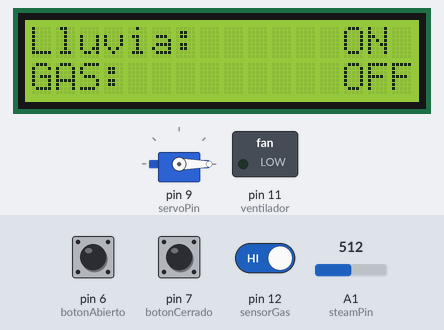
A sketch run on a simulated Arduino Uno, built with avr-gcc and run on an emulated ATmega328P. Parts: 16×2 character LCD, servo, switched loads named in the sketch (green lamp = pin HIGH). Dashed ring = blinking. Inputs (shaded band) come from the test bench; at power-on: pin 12 (sensorGas) HIGH, A1 (steamPin) = 512, pin 7 (botonCerrado) HIGH, pin 6 (botonAbierto) HIGH.

Above: at 1.2 s.
1.3 s: pin 12 (sensorGas) driven LOW
At 2.0 s:
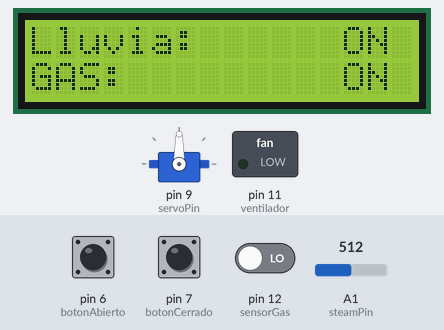
4.4 s: A1 (steamPin) set to 490
At 5.6 s:
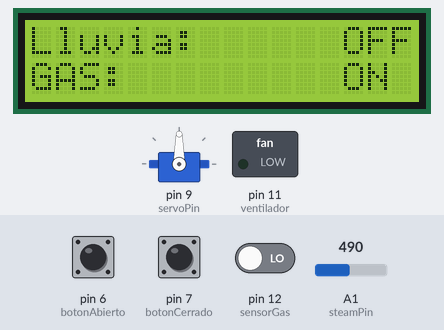
7.5 s: pin 12 (sensorGas) driven HIGH
At 8.6 s:
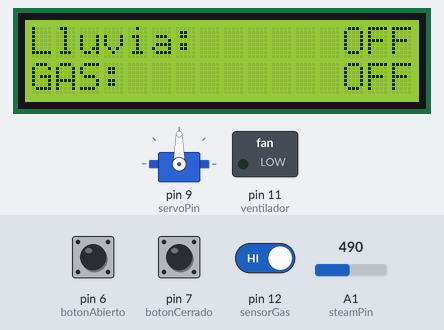
9.3 s: pin 7 (botonCerrado) pulled LOW for 0.3 s
At 10.6 s:
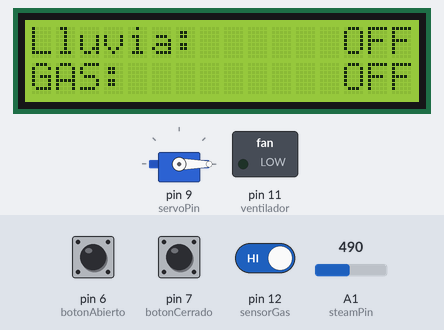
11.1 s: pin 6 (botonAbierto) pulled LOW for 1 s
At 13.0 s:
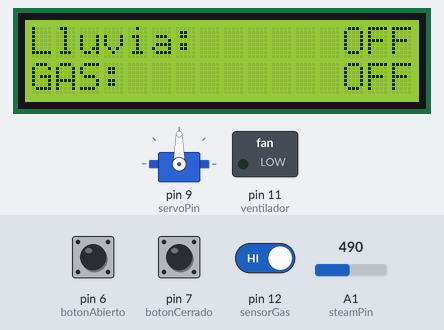
13.6 s: pin 7 (botonCerrado) pulled LOW for 1 s
At 15.0 s:
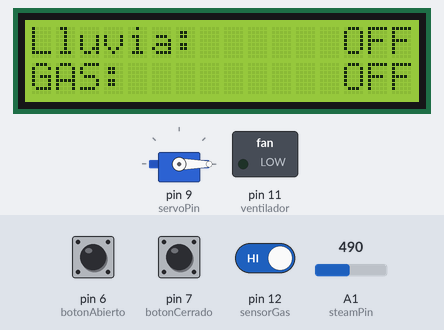
Timing chart, 0 to 16.6 s (numbered marks = the images above; inputs shaded):
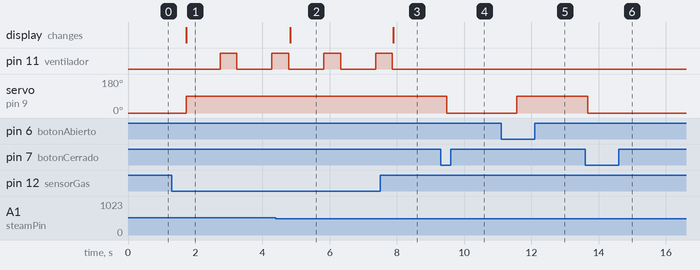

The sketch:

practica6sya.ino
```cpp
//Librerias
#include<Wire.h>
#include<Servo.h>
#include<LiquidCrystal_I2C.h>
LiquidCrystal_I2C lcd(0x27,16,2);
Servo ventana;
//constantes
const int servoPin = 9;
const int steamPin = A1;
const int UMBRAL = 500;
const int sensorGas = 12;
const int botonAbierto = 6;
const int botonCerrado = 7;
const int ventilador = 11;
//variables
float temp = 0;
int estadoVentana = 0;
void setup() {
  lcd.init();
  lcd.backlight();
  pinMode(sensorGas,INPUT);
  pinMode(ventilador,OUTPUT);
  pinMode(botonAbierto, INPUT_PULLUP);
  pinMode(botonCerrado, INPUT_PULLUP);
  ventana.attach(servoPin);
  ventana.write(0);

}

void loop() {
  int valor = analogRead(steamPin);
  if(digitalRead(botonAbierto)==LOW || estadoVentana == 1){
    digitalWrite(ventilador,LOW);
    ventana.write(90);
    lcd.setCursor(0,0);
    lcd.clear();
    lcd.print("Lluvia:");
    lcd.setCursor(13,0);
    lcd.print("OFF");
    lcd.setCursor(0,1);
    lcd.print("GAS:");
    lcd.setCursor(13,1);
    lcd.print("OFF");
    estadoVentana = 1;
  }
  if(digitalRead(botonCerrado)==LOW || estadoVentana == 0){
    digitalWrite(ventilador,LOW);
    estadoVentana = 0;
    lcd.setCursor(0,0);
    lcd.clear();
    lcd.print("Lluvia:");
    lcd.setCursor(13,0);
    lcd.print("OFF");
    lcd.setCursor(0,1);
    lcd.print("GAS:");
    lcd.setCursor(13,1);
    lcd.print("OFF");
    ventana.write(0);
  }
  if(valor >= UMBRAL && digitalRead(sensorGas)==LOW){
    lcd.setCursor(0,0);
    lcd.clear();
    lcd.print("Lluvia:");
    lcd.setCursor(13,0);
    lcd.print("ON");
    lcd.setCursor(0,1);
    lcd.print("GAS:");
    lcd.setCursor(13,1);
    lcd.print("ON");
    ventana.write(90);
    delay(1000);
    digitalWrite(ventilador,HIGH);
    estadoVentana = 1;
  }
  if(valor < UMBRAL && digitalRead(sensorGas)==LOW){
    lcd.setCursor(0,0);
    lcd.clear();
    lcd.print("Lluvia:");
    lcd.setCursor(13,0);
    lcd.print("OFF");
    lcd.setCursor(0,1);
    lcd.print("GAS:");
    lcd.setCursor(13,1);
    lcd.print("ON");
    ventana.write(90);
    delay(1000);
    digitalWrite(ventilador,HIGH);
    estadoVentana = 1;
  }
  if(digitalRead(sensorGas)==HIGH && valor >= UMBRAL){
    digitalWrite(ventilador,LOW);
    lcd.setCursor(0,0);
    lcd.clear();
    lcd.print("Lluvia:");
    lcd.setCursor(13,0);
    lcd.print("ON");
    lcd.setCursor(0,1);
    lcd.print("GAS:");
    lcd.setCursor(13,1);
    lcd.print("OFF");
    ventana.write(0);
    estadoVentana = 0;

  }
  delay(500);
}
```

Measured:
- the behaviour switches between 500 and 499 on A1 (steamPin) (found by bisection; images 1 and 2)
- after the input at 1.3 s, pin 11 (ventilador): LOW → HIGH after 1.4 s, → LOW 0.50 s later, → HIGH 1.0 s later; servo on pin 9 (servoPin): 0° → 90° after 0.44 s; the display: changes after 0.44 s (image 1)
- after the input at 4.4 s, the display: changes after 0.42 s (image 2)
- after the input at 7.5 s, pin 11 (ventilador): goes on until 7.9 s, then stays LOW; the display: changes after 0.39 s (image 3)
- after the input at 9.3 s, servo on pin 9 (servoPin): 90° → 0° after 0.18 s
- after the input at 11.1 s, servo on pin 9 (servoPin): 0° → 90° after 0.47 s
- after the input at 13.6 s, servo on pin 9 (servoPin): 90° → 0° after 0.08 s
